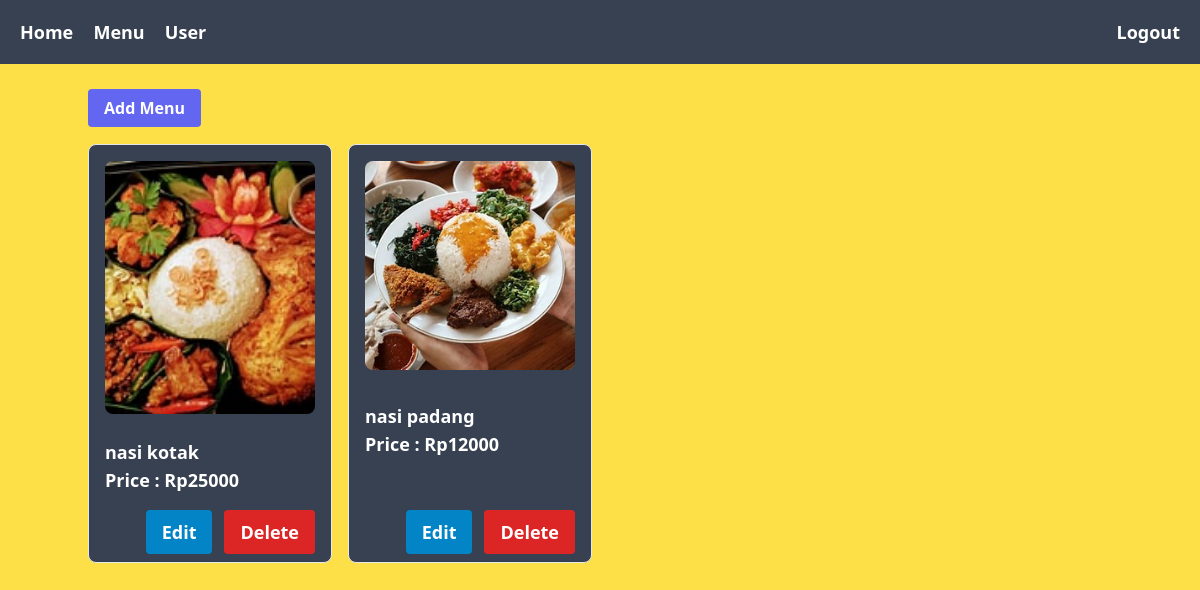
The app's page /component/menu/menu-admin.php (signed in), older data.
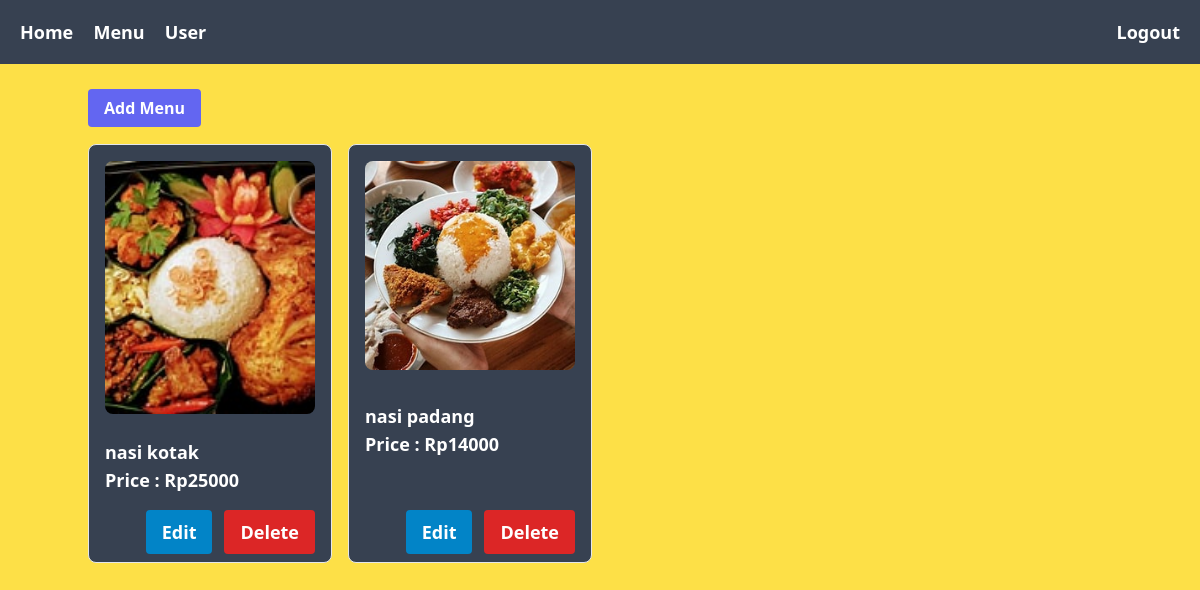
The same page, newer data.
### tables this page shows
CREATE TABLE `tb_menu` (
  `id_menu` int(11) NOT NULL,
  `name` varchar(255) NOT NULL,
  `price` int(11) NOT NULL,
  `image_menu` varchar(255) NOT NULL
);

### component/menu/menu-admin.php (the view, shortened to what this page needs)
<?php
include("../../config.php");
$show_menu = mysqli_query($connection,"SELECT * FROM tb_menu");
?>
<!DOCTYPE html>
<html lang="en">
<head>
    <link rel="stylesheet" href="../../dist/output.css">
</head>
<body class="w-full flex flex-col justify-center items-center bg-yellow-300 select-none">
    <nav class="w-full h-16 mb-8 bg-gray-700 flex justify-between items-center px-5">
        <div class="text-white">
            <a href="../admin/index.php" class="font-bold text-lg mr-4 hover:underline hover:underline-offset-8">Home</a>
            <a href="./menu-admin.php" class="font-bold text-lg font-sans mr-4 hover:underline hover:underline-offset-8">Menu</a>
            <a href="../admin/index-user.php" class="font-bold text-lg hover:underline hover:underline-offset-8">User</a>
        </div>
        <div>
            <a href="../auth/logout.php" onclick="return confirm('yakin ingin logout?')" class="font-bold text-lg font-sans hover:underline hover:underline-offset-8 text-white">Logout</a>
        </div>
    </nav>
    <div class="container w-full h-full mb-6">
        <a href="create-menu.php" class="py-2 px-4 bg-indigo-500 font-bold text-white rounded hover:bg-indigo-600 duration-300">
            Add Menu
        </a>
    </div>
    <div class="container w-full h-full grid grid-cols-4 gap-4">
        <?php while($row = mysqli_fetch_assoc($show_menu)) : ?>
            <div class="flex flex-col py-2 px-4 border rounded-lg bg-gray-700">
                <img src="../../img/menu/<?= $row["image_menu"] ?>" class="my-2 rounded-lg" alt="">
                <div class="flex flex-col my-4 h-full justify-center items-start">
                    <span class="text-white font-bold text-lg"><?= $row["name"] ?></span>
                    <span class="text-white font-bold text-lg">Price : Rp<?= $row["price"] ?></span>
                </div>
                <div class="flex justify-end h-full items-end flex-row">
                    <a href="update-menu.php?id=<?= $row["id_menu"] ?>" class="text-white py-2 px-4 bg-sky-600 hover:bg-sky-700 duration-300 font-bold text-lg mr-3 rounded">Edit</a>
                    <a href="delete-menu.php?id=<?= $row["id_menu"] ?>" onclick="return confirm('ingin hapus data ini?')" class="text-white py-2 px-4 bg-red-600 hover:bg-red-700 duration-300 font-bold text-lg rounded">Delete</a>
                </div>
            </div>
        <?php endwhile?>
    </div>
</body>
</html>

Row changes from the older to the newer data that the page shows:
changed tb_menu "nasi padang": price "12000" → "14000"
